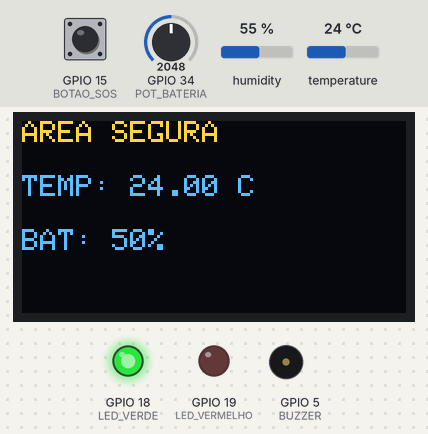
The sketch below on a simulated ESP32. On the bench: 128×64 one-colour display, output pins drawn as LEDs (lit = HIGH), buzzer (waves = sounding). The test bench sets the inputs (shaded band); at power-on: temperature 24 °C, GPIO 15 (BOTAO_SOS) HIGH, GPIO 34 (POT_BATERIA) = 2048, humidity 55 %. The OLED is the two-colour kind (top 16 rows yellow); WiFi joins after 1.5 s; servers stay silent unless stated; random numbers use the default seed unless the sketch sets one; no MQTT or app messages arrive unless stated; what the sketch prints to the serial monitor is not drawn.

Above: at 4.7 s.
4.8 s: temperature set to 38.4 °C
At 6.8 s:
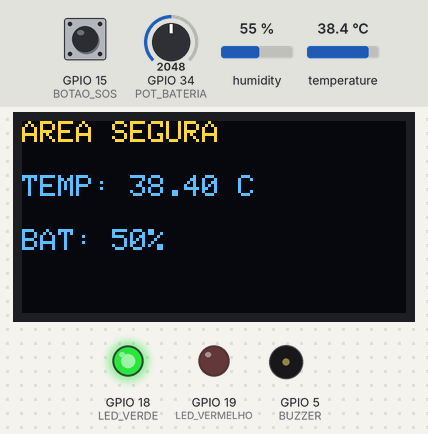
7.5 s: temperature set to 39.7 °C
At 8.4 s:
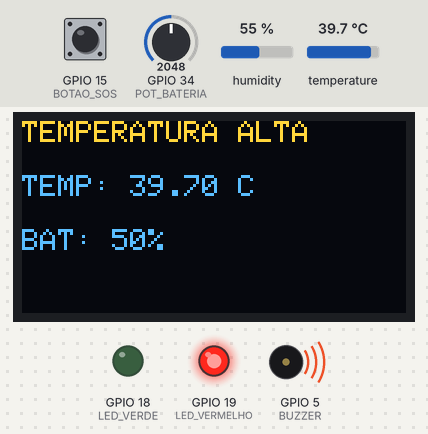
10.2 s: GPIO 15 (BOTAO_SOS) pulled LOW for 2.35 s
At 12.8 s:
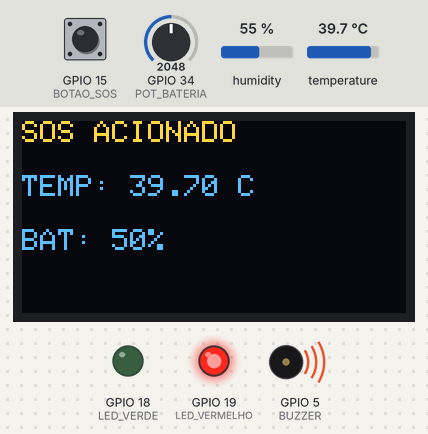
15.3 s: GPIO 34 (POT_BATERIA) set to 2866
At 17.1 s:
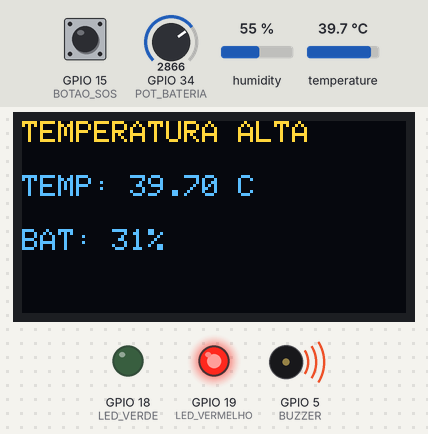
18.0 s: GPIO 34 (POT_BATERIA) set to 3603
At 20.3 s:
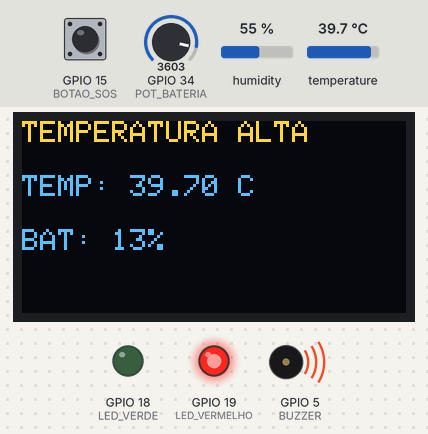
21.4 s: GPIO 15 (BOTAO_SOS) pulled LOW for 2.35 s
At 23.1 s:
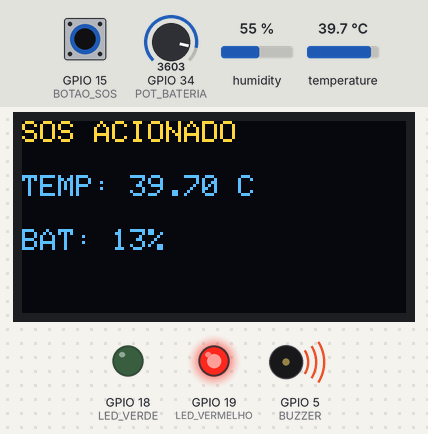
Timing chart, 0 to 25.5 s (numbered marks = the images above; inputs shaded):
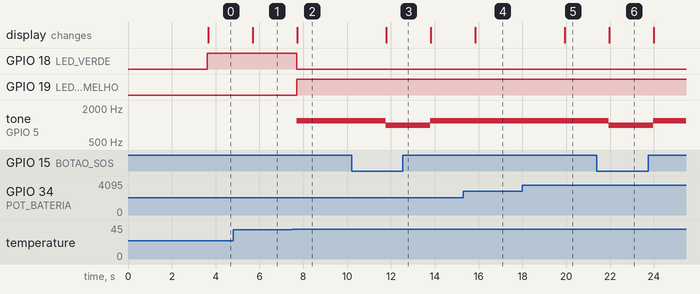

Measured:
- the behaviour switches between 38.9 and 39 °C on temperature (found by bisection; images 1 and 2)
- after the input at 4.8 s, the display: changes after 0.88 s (image 1)
- after the input at 7.5 s, GPIO 18 (LED_VERDE): HIGH → LOW after 0.19 s; GPIO 19 (LED_VERMELHO): LOW → HIGH after 0.19 s; tone on GPIO 5 (BUZZER): silent → 1200 Hz after 0.19 s; the display: changes after 0.22 s (image 2)
- after the input at 10.2 s, tone on GPIO 5 (BUZZER): 1200 Hz → 1000 Hz after 1.6 s, → 1200 Hz 2.0 s later; the display: changes after 1.6 s (image 3)
- after the input at 15.3 s, the display: changes after 0.56 s (image 4)
- after the input at 18.0 s, the display: changes after 1.9 s (image 5)
- after the input at 21.4 s, tone on GPIO 5 (BUZZER): 1200 Hz → 1000 Hz after 0.53 s, → 1200 Hz 2.0 s later; the display: changes after 0.56 s (image 6)

The sketch:

main.ino
```cpp
#include <WiFi.h>
#include <PubSubClient.h>

#include <Wire.h>
#include <Adafruit_GFX.h>
#include <Adafruit_SSD1306.h>

#include <DHT.h>

#define SCREEN_WIDTH 128
#define SCREEN_HEIGHT 64

Adafruit_SSD1306 display(SCREEN_WIDTH, SCREEN_HEIGHT, &Wire, -1);

#define DHTPIN 4
#define DHTTYPE DHT22

DHT dht(DHTPIN, DHTTYPE);

#define BOTAO_SOS 15

#define LED_VERDE 18
#define LED_VERMELHO 19

#define BUZZER 5

#define POT_BATERIA 34

const char* ssid = "Wokwi-GUEST";
const char* password = "";

const char* mqtt_server = "broker.hivemq.com";

WiFiClient espClient;
PubSubClient client(espClient);

float latitude = -23.5505;

bool areaSegura = true;

void setup_wifi() {

  delay(10);

  WiFi.begin(ssid, password);

  while (WiFi.status() != WL_CONNECTED) {
    delay(500);
    Serial.print(".");
  }

  Serial.println("");
  Serial.println("WiFi conectado");
}

void reconnect() {

  while (!client.connected()) {

    Serial.println("Conectando MQTT...");

    String clientId = "PetGuardianESP32-";
    clientId += String(random(0xffff), HEX);

    if (client.connect(clientId.c_str())) {

      Serial.println("MQTT conectado");

    } else {

      Serial.print("Falhou. Estado: ");
      Serial.println(client.state());

      delay(2000);
    }
  }
}

void setup() {

  Serial.begin(115200);

  pinMode(BOTAO_SOS, INPUT_PULLUP);

  pinMode(LED_VERDE, OUTPUT);
  pinMode(LED_VERMELHO, OUTPUT);

  pinMode(BUZZER, OUTPUT);

  dht.begin();

  Wire.begin(21, 22);

  display.begin(SSD1306_SWITCHCAPVCC, 0x3C);

  display.clearDisplay();

  display.setTextColor(WHITE);

  display.setTextSize(1);

  display.setCursor(0, 10);
  display.println("PETGUARDIAN");

  display.setCursor(0, 30);
  display.println("INICIANDO...");

  display.display();

  setup_wifi();

  client.setServer(mqtt_server, 1883);

  delay(2000);
}

void loop() {

  if (!client.connected()) {
    reconnect();
  }

  client.loop();

  float temperatura = dht.readTemperature();

  int valorPot = analogRead(POT_BATERIA);

  int bateria = map(valorPot, 0, 4095, 100, 0);

  latitude += 0.0001;

  if (latitude > -23.5490) {
    areaSegura = false;
  } else {
    areaSegura = true;
  }

  String statusPet;

  if (digitalRead(BOTAO_SOS) == LOW) {

    statusPet = "SOS ACIONADO";

    digitalWrite(LED_VERDE, LOW);
    digitalWrite(LED_VERMELHO, HIGH);

    tone(BUZZER, 1000);
  }

  else if (temperatura >= 39.0) {

    statusPet = "TEMPERATURA ALTA";

    digitalWrite(LED_VERDE, LOW);
    digitalWrite(LED_VERMELHO, HIGH);

    tone(BUZZER, 1200);
  }

  else if (!areaSegura) {

    statusPet = "AREA PERIGOSA";

    digitalWrite(LED_VERDE, LOW);
    digitalWrite(LED_VERMELHO, HIGH);

    tone(BUZZER, 800);
  }

  else {

    statusPet = "AREA SEGURA";

    digitalWrite(LED_VERDE, HIGH);
    digitalWrite(LED_VERMELHO, LOW);

    noTone(BUZZER);
  }

  String temperaturaString = String(temperatura, 1);

  String bateriaString = String(bateria);

  client.publish("petguardian/status", statusPet.c_str());

  client.publish("petguardian/temperatura", temperaturaString.c_str());

  client.publish("petguardian/bateria", bateriaString.c_str());

  display.clearDisplay();

  display.setTextSize(1);

  display.setCursor(0, 0);
  display.println(statusPet);

  display.setCursor(0, 18);
  display.print("TEMP: ");
  display.print(temperatura);
  display.println(" C");

  display.setCursor(0, 36);
  display.print("BAT: ");
  display.print(bateria);
  display.println("%");

  display.display();

  Serial.println("-----------------------");

  Serial.print("Status: ");
  Serial.println(statusPet);

  Serial.print("Temperatura: ");
  Serial.println(temperatura);

  Serial.print("Bateria: ");
  Serial.println(bateria);

  delay(2000);
}
```
